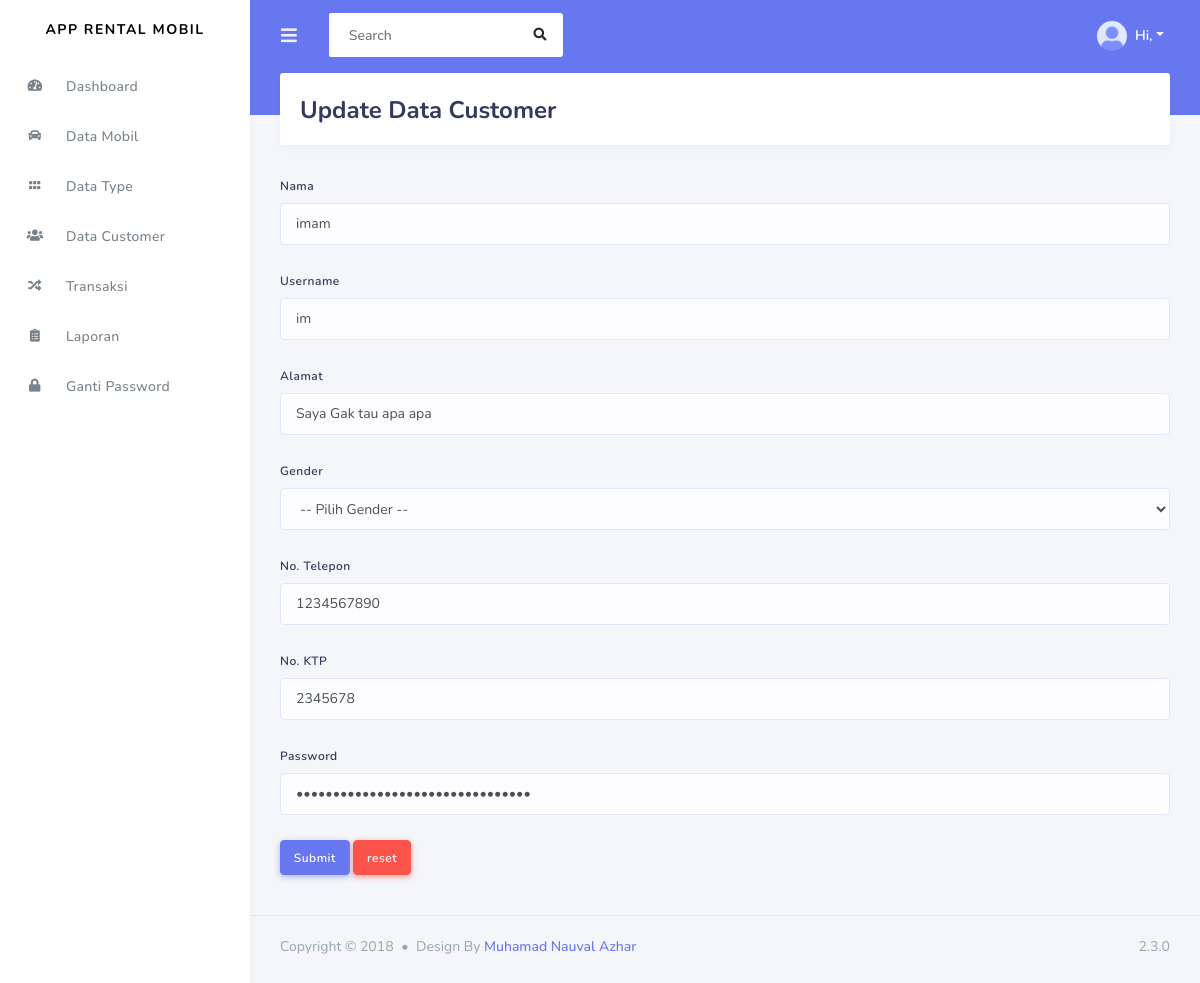
The page /admin/data_customer/update_customer/3 on the database its author committed.
### tables this page shows
CREATE TABLE `customer` (
  `id_customer` int(11) NOT NULL,
  `nama` varchar(100) NOT NULL,
  `username` varchar(100) NOT NULL,
  `alamat` varchar(100) NOT NULL,
  `gender` varchar(30) NOT NULL,
  `no_telepon` varchar(20) NOT NULL,
  `no_ktp` varchar(20) NOT NULL,
  `password` varchar(50) NOT NULL,
  `role_id` int(11) NOT NULL
);

### application/controllers/admin/Data_customer.php (called while the page is built, shortened)
<?php
    class Data_customer extends CI_Controller{
        public function update_customer($id){
            $data['customer'] = $this->db->query("SELECT * FROM customer WHERE id_customer = '$id'")->result();
            $this->load->view('templates_admin/header');
            $this->load->view('templates_admin/sidebar');
            $this->load->view('admin/form_update_customer', $data);
            $this->load->view('templates_admin/footer');
        }
    }
?>

### index.php (called while the page is built, shortened)
<?php
require_once BASEPATH.'core/CodeIgniter.php';

### application/views/admin/form_update_customer.php (the view, shortened to what this page needs)
<div class="main-content">
    <section class="section">
        <div class="section-header">
            <h1>Update Data Customer</h1>
        </div>
    </section>
    <?php foreach($customer as $cs ) : ?>
    <form method ="POST" action="<?php echo base_url('admin/data_customer/update_customer_aksi') ?>">
        <div class = "form-group">
            <label for="">Nama</label>
            <input type="text" name = "nama" class = "form-control" value = "<?php echo $cs->nama?>">
        </div>
        <div class = "form-group">
            <label for="">Username</label>
            <input type="text" name = "username" class = "form-control" value = "<?php echo $cs->username?>">
        </div>
        <div class = "form-group">
            <label for="">Alamat</label>
            <input type="text" name = "alamat" class = "form-control" value = "<?php echo $cs->alamat?>">
        </div>
        <div class = "form-group">
            <label for="">Gender</label>
            <select name="gender" class = "form-control">
                <option value = "<?php echo $cs->gender?>">-- Pilih Gender --</option>
            </select>
        </div>
        <div class = "form-group">
            <label for="">No. Telepon</label>
            <input type="text" name = "no_telepon" class = "form-control" value = "<?php echo $cs->no_telepon?>">
        </div>
        <div class = "form-group">
            <label for="">No. KTP</label>
            <input type="text" name = "no_ktp" class = "form-control" value = "<?php echo $cs->no_ktp?>">
        </div>
        <div class = "form-group">
            <label for="">Password</label>
            <input type="password" name = "password" class = "form-control" value = "<?php echo $cs->password?>">
        </div>
        <button type = "submit" class = "btn btn-primary">Submit</button>
        <button type = "reset" class = "btn btn-danger">reset</button>
    </form>
    <?php endforeach;?>
</div>

### rows shown on the page
customer: nama "imam", username "im", alamat "Saya Gak tau apa apa", no_telepon "1234567890", no_ktp "2345678"
